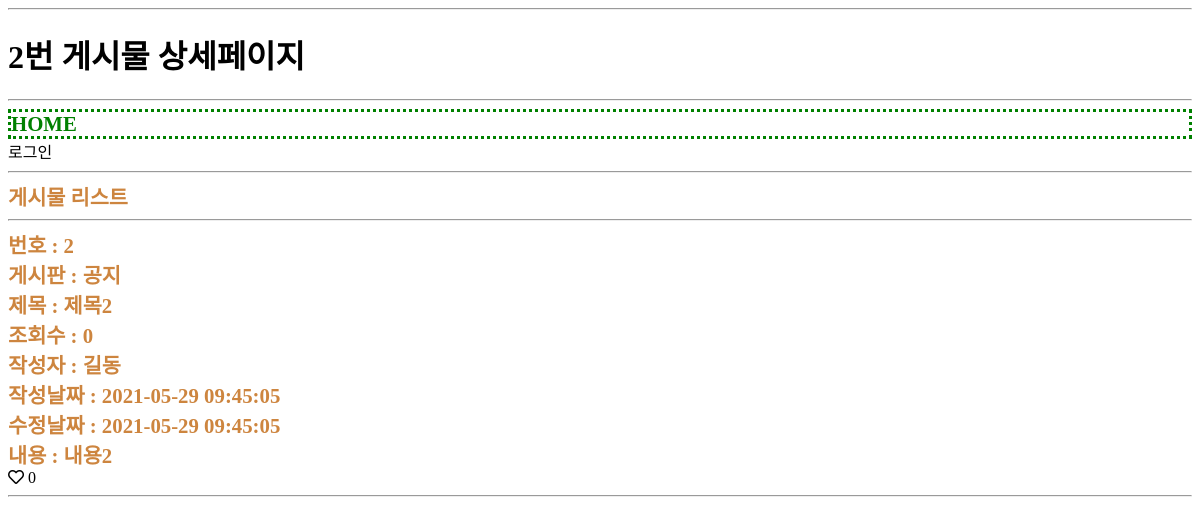
Page /usr/article/detail.php?id=2 on the earlier database version.
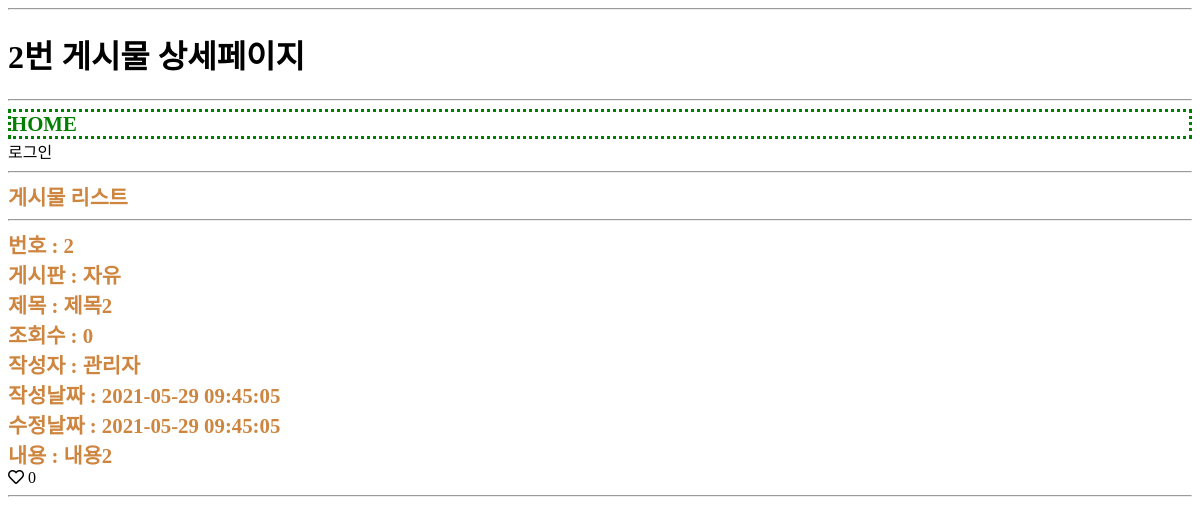
Same page on the later database version.
### tables this page shows
CREATE TABLE board(
    id INT(10) UNSIGNED NOT NULL PRIMARY KEY AUTO_INCREMENT,
    regDate DATETIME NOT NULL,
    updateDate DATETIME NOT NULL,
    memberId INT(10) UNSIGNED NOT NULL,
    `name` VARCHAR(100) NOT NULL,
    `code` VARCHAR(100) NOT NULL
);

CREATE TABLE `member`(
	id INT(10) UNSIGNED NOT NULL PRIMARY KEY AUTO_INCREMENT,
	delStatus INT(1) UNSIGNED NOT NULL,
	regDate DATETIME NOT NULL,
	updateDate DATETIME NOT NULL,
	loginId CHAR(20) NOT NULL,
	loginPw CHAR(100) NOT NULL,
	`name` CHAR(20) NOT NULL,
	nickname CHAR(20) NOT NULL,
	cellphoneNo CHAR(20) NOT NULL,
	email CHAR(100) NOT NULL
);

### util.php (called while the page is built, shortened)
<?php
function DB__getRow($sql) {
  global $dbConn;
  $rs = mysqli_query($dbConn, $sql);
  $row = mysqli_fetch_assoc($rs);
  return $row;
}
?>

### usr/article/detail.php (the view, shortened to what this page needs)
<?php
$articleId = intval($_GET['id']);
$sql = "
SELECT * FROM article
WHERE id = ${articleId};
";
$article = DB__getRow($sql);
$sqlGetMemberById = "
SELECT * FROM member
WHERE id = ${article['memberId']};
";
$sqlGetBoardById = "
SELECT * FROM board
WHERE id = ${article['boardId']};
";
$member = DB__getRow($sqlGetMemberById);
$board = DB__getRow($sqlGetBoardById);
$memberId = $member['id'];
?>
    <?php
        $sqlGetHeart = "
        SELECT digitalCode FROM articleLiked
        WHERE memberId = ${memberId}
        AND articleId = ${articleId};
        ";
        $array = DB__getRow($sqlGetHeart);
        if(!empty($array)){
        $heart = $array['digitalCode'];
        }else{
            $heart = 0;
        }
    ?>
<hr>
<?php require_once __DIR__ . "/../head.php";
?>
<div><a href="list.php">게시물 리스트</a></div>
<hr>
<div>
    번호 : <?=$article['id']?><br>
    게시판 : <?=$board['name']?><br>
    제목 : <?=$article['title']?><br>
    조회수 : <?=$article['count']?><br>
    작성자 : <?=$member['nickname']?><br>
    작성날짜 : <?=$article['regDate']?><br>
    수정날짜 : <?=$article['updateDate']?><br>
    내용 : <?=$article['body']?><br>
</div>
<?php if($heart == 1){ ?>
    <a href="liked.php?memberId=<?=$memberId?>&articleId=<?=$articleId?>&digitalCode=0"><i style="color:red;" class="fas fa-heart"></i></a>
<?php }else{ ?>
    <a href="liked.php?memberId=<?=$memberId?>&articleId=<?=$articleId?>&digitalCode=1"><i class="far fa-heart"></i></a>
<?php        } ?>
<?=$article['liked'];
?>
<br>
<hr>
<?php require_once __DIR__ . "/../foot.php";
?>

Differences in the rows shown:
no longer on this page (row unchanged): board: name "공지"
now on this page (row unchanged): board: name "자유"
changed member: nickname "길동" → "관리자"
